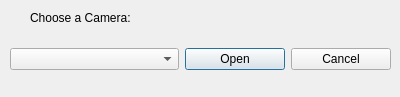
<?xml version="1.0" encoding="UTF-8"?>
<ui version="4.0">
 <class>CameraSelection</class>
 <widget class="QDialog" name="CameraSelection">
  <property name="geometry">
   <rect>
    <x>0</x>
    <y>0</y>
    <width>400</width>
    <height>97</height>
   </rect>
  </property>
  <property name="sizePolicy">
   <sizepolicy hsizetype="Fixed" vsizetype="Fixed">
    <horstretch>0</horstretch>
    <verstretch>0</verstretch>
   </sizepolicy>
  </property>
  <property name="windowTitle">
   <string>Camera Selection</string>
  </property>
  <property name="windowOpacity">
   <double>1.000000000000000</double>
  </property>
  <widget class="QWidget" name="horizontalLayoutWidget">
   <property name="geometry">
    <rect>
     <x>10</x>
     <y>29</y>
     <width>381</width>
     <height>61</height>
    </rect>
   </property>
   <layout class="QHBoxLayout" name="horizontalLayout">
    <item>
     <widget class="QComboBox" name="cameraCombo"/>
    </item>
    <item>
     <widget class="QPushButton" name="openButton">
      <property name="sizePolicy">
       <sizepolicy hsizetype="Fixed" vsizetype="Fixed">
        <horstretch>0</horstretch>
        <verstretch>0</verstretch>
       </sizepolicy>
      </property>
      <property name="minimumSize">
       <size>
        <width>100</width>
        <height>0</height>
       </size>
      </property>
      <property name="maximumSize">
       <size>
        <width>100</width>
        <height>16777215</height>
       </size>
      </property>
      <property name="text">
       <string>Open</string>
      </property>
     </widget>
    </item>
    <item>
     <widget class="QPushButton" name="cancelButton">
      <property name="sizePolicy">
       <sizepolicy hsizetype="Fixed" vsizetype="Fixed">
        <horstretch>0</horstretch>
        <verstretch>0</verstretch>
       </sizepolicy>
      </property>
      <property name="minimumSize">
       <size>
        <width>100</width>
        <height>0</height>
       </size>
      </property>
      <property name="maximumSize">
       <size>
        <width>100</width>
        <height>16777215</height>
       </size>
      </property>
      <property name="text">
       <string>Cancel</string>
      </property>
     </widget>
    </item>
   </layout>
  </widget>
  <widget class="QLabel" name="label">
   <property name="geometry">
    <rect>
     <x>30</x>
     <y>10</y>
     <width>101</width>
     <height>16</height>
    </rect>
   </property>
   <property name="text">
    <string>Choose a Camera:</string>
   </property>
  </widget>
 </widget>
 <resources/>
 <connections/>
</ui>
